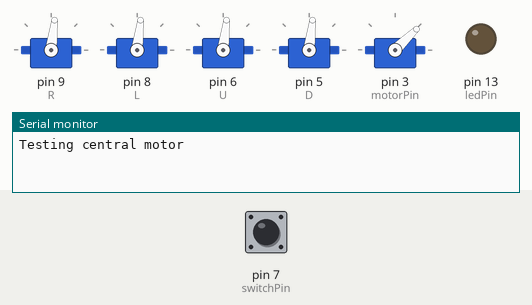
This sketch was run on a simulated Arduino Uno, built with avr-gcc and run on an emulated ATmega328P. Parts: 5 × servo, output pins drawn as LEDs (lit = HIGH), the last lines printed to the serial monitor. The inputs (shaded band) are chosen by the test bench; at power-on: pin 7 (switchPin) LOW.

Above: at 1.2 s.
1.3 s: pin 7 (switchPin) pulled HIGH for 0.15 s
At 1.37 s:
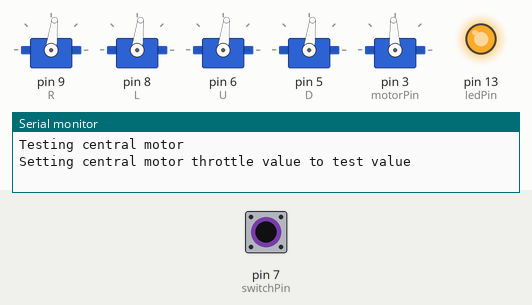
4.4 s: pin 7 (switchPin) pulled HIGH for 1 s
At 6.4 s:
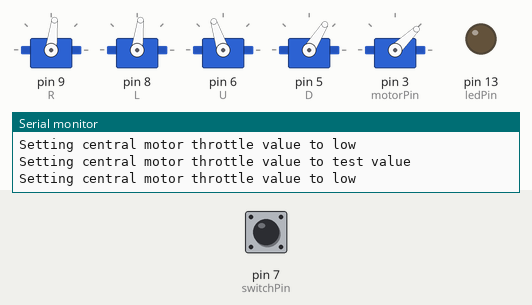
8.4 s: pin 7 (switchPin) pulled HIGH for 3.2 s
At 8.7 s:
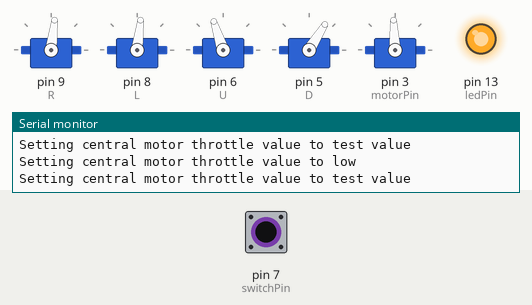
Timing chart, 0 to 16.5 s (numbered marks = the images above; inputs shaded):
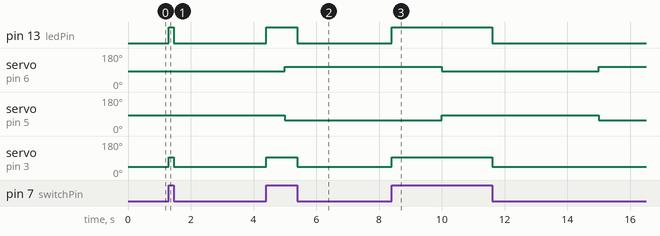

Measured:
- after the input at 1.3 s, pin 13 (ledPin): LOW → HIGH at once, → LOW 0.15 s later; servo on pin 3 (motorPin): 44° → 93° at once, → 44° 0.15 s later
- after the input at 4.4 s, pin 13 (ledPin): LOW → HIGH at once, → LOW 1.0 s later; servo on pin 3 (motorPin): 44° → 93° at once, → 44° 1.0 s later
- after the input at 8.4 s, pin 13 (ledPin): LOW → HIGH at once, → LOW 3.2 s later; servo on pin 3 (motorPin): 44° → 93° at once, → 44° 3.2 s later

The sketch:

CombinedTesting.ino
```cpp
#include <Servo.h>

const int motorPin = 3;
const int switchPin = 7;
const int ledPin = 13;

Servo U, D, L, R, C;
int PWMLow = 1000;
int PWMTest = 1500;
int switchState = 0;
int lastSwitchState = 0;

double midpoint = 1400.0;
int PWM_U = (round) (47.1 * 5.56 + midpoint);
int PWM_D = (round) (-47.1 * 5.56 + midpoint);
int PWM_mid = (round) (midpoint);

float lastTime;
bool centered = true;

void setup() {
    pinMode(switchPin, INPUT);
    pinMode(ledPin, OUTPUT);


    R.attach(9);
    L.attach(8);
    U.attach(6);
    D.attach(5);

    C.attach(motorPin);
    C.writeMicroseconds(PWMLow);

    Serial.begin(115200);
    //while(!Serial.available()) {}

    Serial.println("Testing central motor");

    U.writeMicroseconds(PWM_mid);
    D.writeMicroseconds(PWM_mid);
    L.writeMicroseconds(PWM_mid);
    R.writeMicroseconds(PWM_mid);

    lastTime = millis();
}

void loop() {
    switchState = digitalRead(switchPin);

    if (switchState != lastSwitchState) {
        if (switchState == HIGH) {
            Serial.println("Setting central motor throttle value to test value");
            digitalWrite(ledPin, HIGH);
            C.writeMicroseconds(PWMTest);
        } else {
            Serial.println("Setting central motor throttle value to low");
            digitalWrite(ledPin, LOW);
            C.writeMicroseconds(PWMLow);
        }
    }

    lastSwitchState = switchState;

    if ( (millis() - lastTime) > 5000) {
        lastTime = millis();
        if (centered) {
            centered = false;
            U.writeMicroseconds(PWM_U);
            D.writeMicroseconds(PWM_D);
            L.writeMicroseconds(PWM_mid);
            R.writeMicroseconds(PWM_mid);
        } else {
            centered = true;
            U.writeMicroseconds(PWM_mid);
            D.writeMicroseconds(PWM_mid);
            L.writeMicroseconds(PWM_mid);
            R.writeMicroseconds(PWM_mid);
        }
    }
}
```
